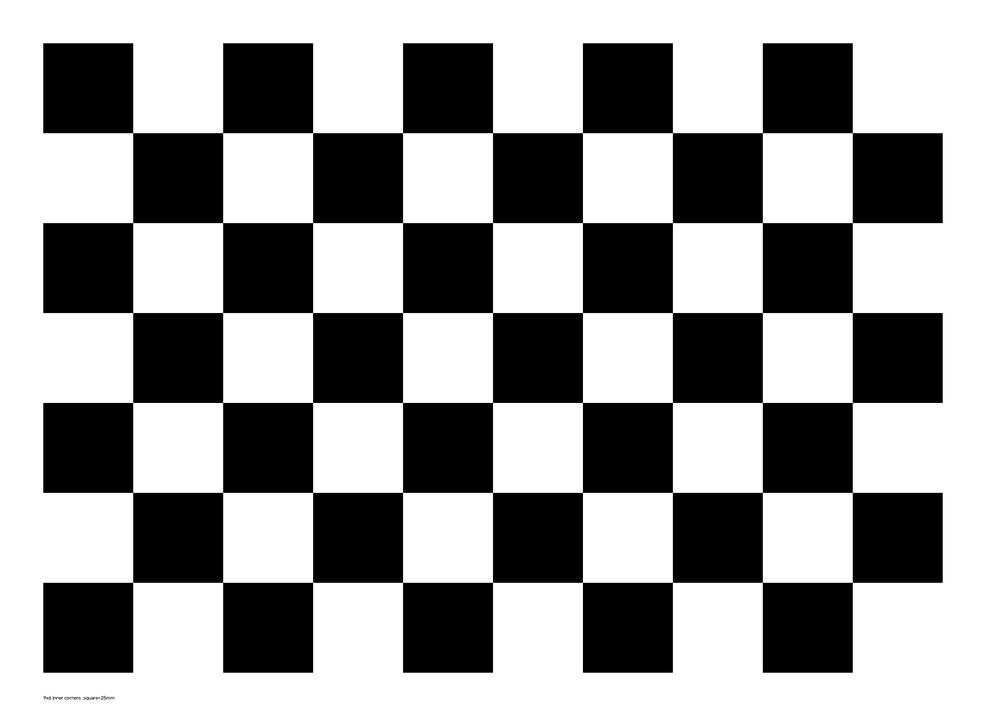
#> input picture chessboard_9x6_25mm.png, 986 x 716 px, shrunk from 3234 x 2349 before the run, given in place of the camera
$ python demo1_edge.py chessboard_9x6_25mm.png demo1_out.jpg
#> lines starting #> are read from the running program, lines starting #| are printed output that depends on the picture; after the words box and inside, x2 and y2 are one past the last pixel; in counts of white or black regions, pixels touching at a corner belong together
#> in main, frame is the input picture: shape (716, 986, 3); min 0, max 255, mean 152.7
# -*- coding: utf-8 -*-
"""
第一个 OpenCV Demo —— 摄像头 / 图片 → 灰度 → Canny 边缘检测
------------------------------------------------------------
这是你视觉学习路线「第①步」的最小可跑例子。它做三件事：
  1) 把彩色画面转成灰度图
  2) 用 Canny 算法提取边缘
  3) 把「原图 | 灰度 | 边缘」三张并排显示/保存，方便对比

运行方式（在终端里先 cd 到本文件所在目录）：
  A. 有图片想试：  python demo1_edge.py --image 你的图.jpg
  B. 用摄像头实时：python demo1_edge.py
     摄像头模式下按键盘 q 退出。

注意：python 指向你机器上的 Python 3.13.12（OpenCV 装在这里）。
文件名刻意用英文，避免 Windows 命令行中文乱码（之前踩过坑）。
"""

import sys
import cv2
import numpy as np


def process(frame):
    """输入一帧 BGR 图，返回『原图 | 灰度 | 边缘』并排图。"""
    # 1. 转灰度
    gray = cv2.cvtColor(frame, cv2.COLOR_BGR2GRAY)
    # 2. 先降噪（高斯模糊），再做 Canny 边缘检测
    blurred = cv2.GaussianBlur(gray, (5, 5), 0)
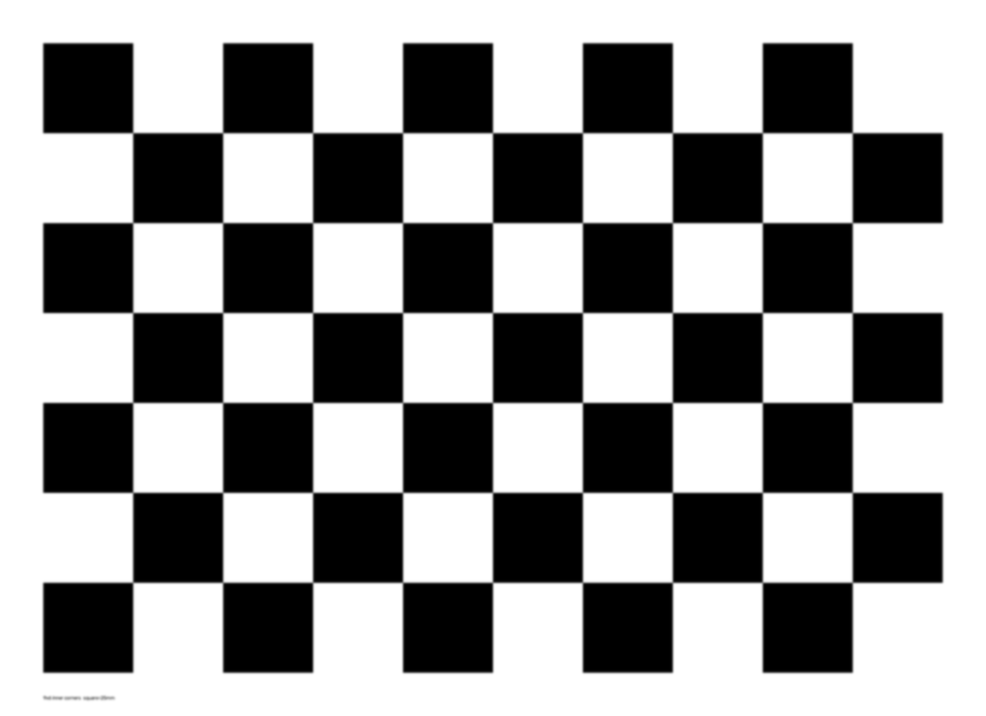
#> blurred: shape (716, 986); min 0, max 255, mean 152.7
    edges = cv2.Canny(blurred, 50, 150)
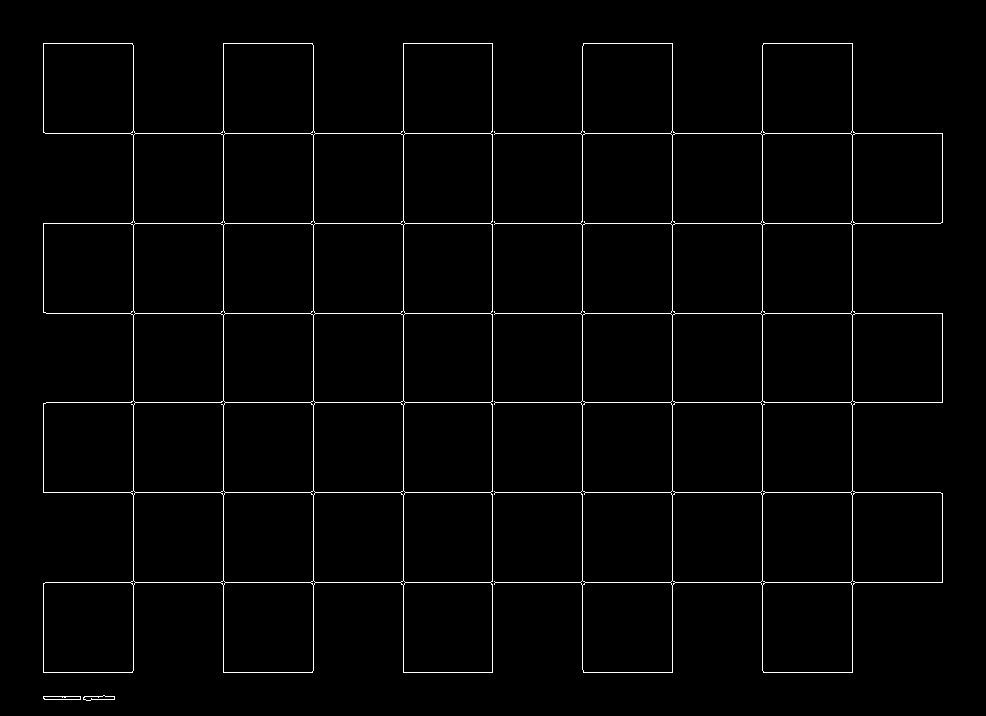
#> edges: shape (716, 986); 1.8% white in thin lines or dots, all inside (x1, y1, x2, y2) = (43, 43, 943, 701)
    # 把单通道图补回成 3 通道，才能和原图并排拼
    gray3 = cv2.cvtColor(gray, cv2.COLOR_GRAY2BGR)
    edges3 = cv2.cvtColor(edges, cv2.COLOR_GRAY2BGR)
    return np.hstack([frame, gray3, edges3])
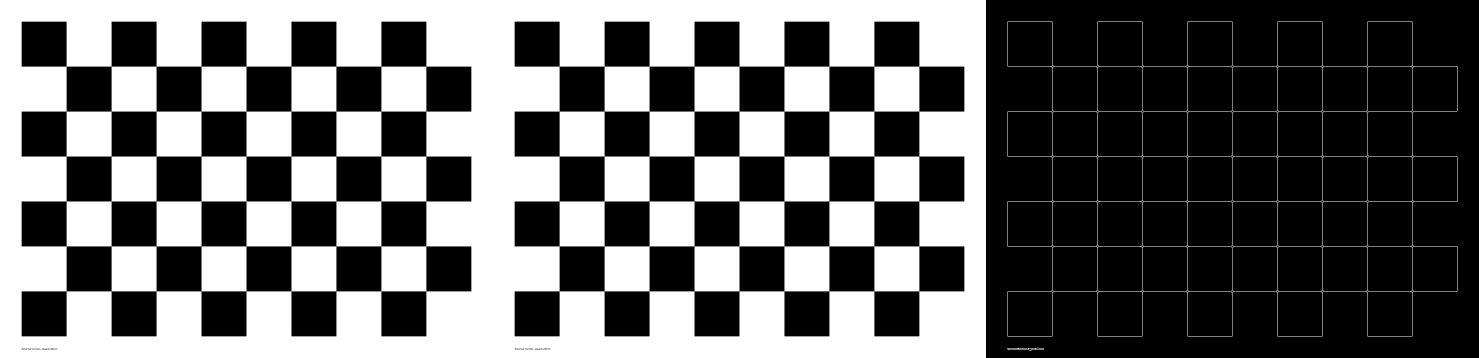
#> returned value: shape (716, 2958, 3) (shown at 1/2 size); min 0, max 255, mean 103.4


def main():
    # ---- 模式 A：处理单张图片并保存 ----
    if len(sys.argv) >= 3 and sys.argv[1] == "--image":
        img = cv2.imread(sys.argv[2])
        if img is None:
            print("读不到图片，检查路径：", sys.argv[2])
            return
        out = process(img)
        out_path = "demo1_out.jpg"
        cv2.imwrite(out_path, out)
        print("处理完成，已保存：", out_path, "（用看图软件打开看三连图）")
        return

    # ---- 模式 B：摄像头实时 ----
    cap = cv2.VideoCapture(0)
    if not cap.isOpened():
        print("打不开 0 号摄像头。两种办法：")
        print("  1) 先用图片模式试试：python demo1_edge.py --image demo1_test.jpg")
        print("  2) 没有摄像头也能学，几十块买个 USB 摄像头即可（详见计划文档『硬件』说明）")
        return
    print("摄像头已打开，按 q 退出")
    while True:
        ok, frame = cap.read()
        if not ok:
            break
        cv2.imshow("原图 | 灰度 | 边缘  (按 q 退出)", process(frame))
        if cv2.waitKey(1) & 0xFF == ord("q"):
#> (key q is pressed here)
            break
    cap.release()
    cv2.destroyAllWindows()


if __name__ == "__main__":
    main()
